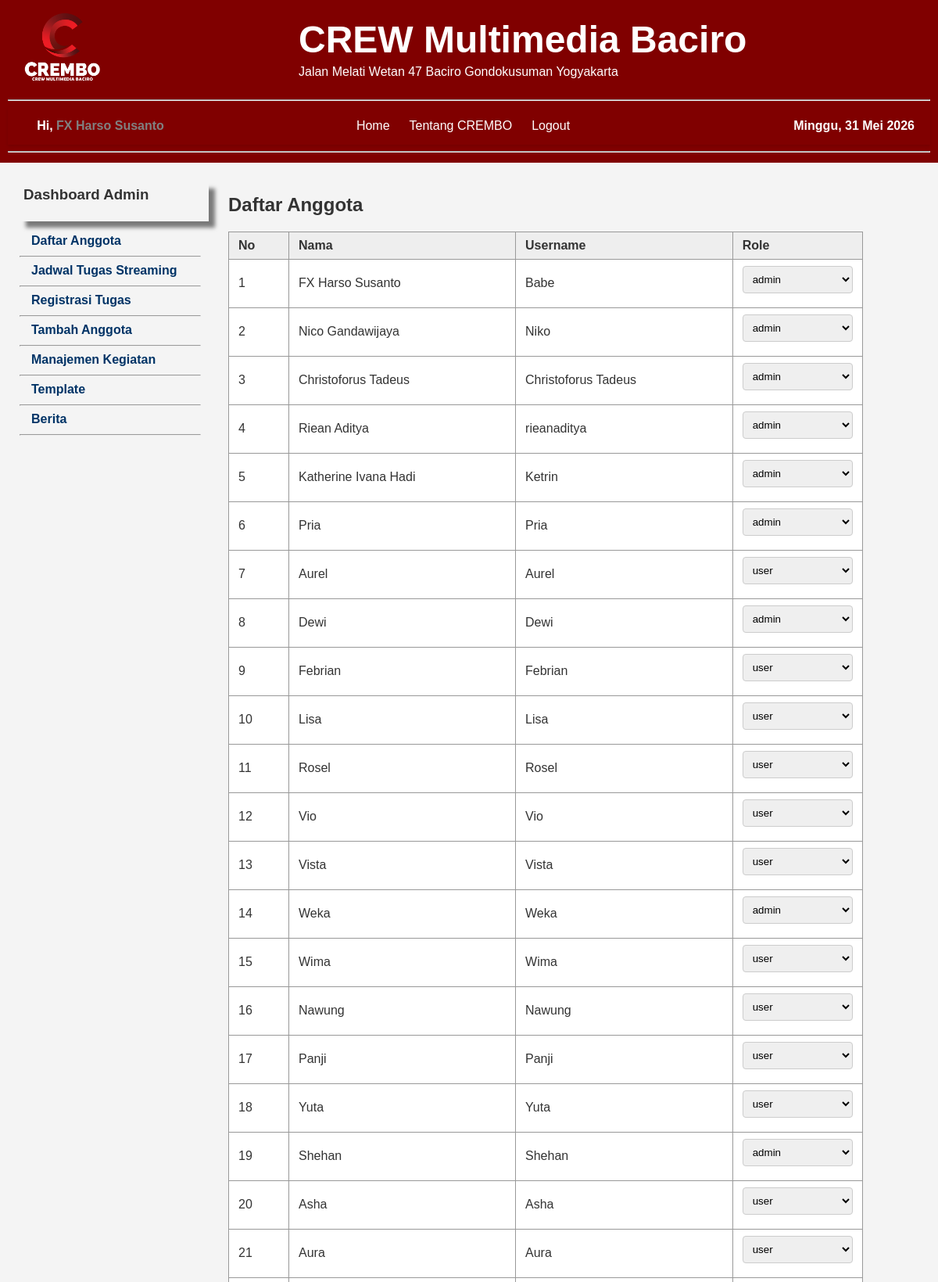
Page /ubah_role (signed in, upper part) on the committed database.
### tables this page shows
CREATE TABLE anggota (
   id INTEGER PRIMARY KEY AUTOINCREMENT,
   nama TEXT,
   username TEXT,
   telp TEXT,
   password TEXT,
   role TEXT
, tgl_lahir TEXT, email TEXT);

### app.py (the view)
@app.route('/ubah_role', methods=['GET', 'POST'])
def ubah_role():
    if 'username' not in session or session['role'] != 'admin':
        return redirect(url_for('login'))
    with sqlite3.connect(DB_NAME) as conn:
        c = conn.cursor()
        if request.method == 'POST':
            uname = request.form['username']
            new_role = request.form['role']
            c.execute("UPDATE anggota SET role=? WHERE username=?", (new_role, uname))
            conn.commit()
            flash(f"Role {uname} diubah jadi {new_role}")
        c.execute("SELECT nama, username, role FROM anggota")
        users = c.fetchall()
    return render_template('role.html', users=users)

### templates/role.html (shortened to what this page needs)
{% extends 'base.html' %}
{% block content %}
<h2>Daftar Anggota</h2>
<table>
    <thead>
        <tr>
            <th>No</th>
            <th>Nama</th>
            <th>Username</th>
            <th>Role</th>
        </tr>
    </thead>
    <tbody>
        {% for nama, username, role in users %}
        <tr>
            <td>{{ loop.index }}</td>
            <td>{{ nama }}</td>
            <td>{{ username }}</td>
            <td>
                <form method="POST" style="margin:0;">
                    <select name="role" onchange="this.form.submit()">
                        <option value="user" {% if role == 'user' %}selected{% endif %}>user</option>
                        <option value="admin" {% if role == 'admin' %}selected{% endif %}>admin</option>
                    </select>
                </form>
            </td>
        </tr>
        {% endfor %}
    </tbody>
</table>
{% endblock %}

### templates/base.html (shortened to what this page needs)
<!DOCTYPE html>
<html lang="id">
<head>
    <link rel="stylesheet" href="{{ url_for('static', filename='style.css') }}">
</head>
<body>
<header>
    <div class="header-container">
        <div class="header-left">
            <img src="{{ url_for('static', filename='Logow.png') }}" alt="Logo" class="logo">
        </div>
         <div class="header-right">
            <h1 class="judul-besar">CREW Multimedia Baciro</h1>
            <p class="alamat">Jalan Melati Wetan 47 Baciro Gondokusuman  Yogyakarta</p>
        </div>
    </div>
    <hr>
<nav class="nav-bar">
    <div class="nav-container">
        <div class="nav-left">
            {% if session.get('username') %}
                <div class="user-info">
                    <b> Hi, <a href="{{ url_for('profil') }}">{{ nama }}</a></b>
                </div>
            {% endif %}
        </div>
        <div class="nav-center">
        <ul class="menu">
            {% if session.get('username') %}
                {% if session.get('role') == 'admin' %}
                     <li><a href="{{ url_for('dashboard') }}">Home</a></li>
                     <li><a href="#">Tentang CREMBO</a></li>
                     <li><a href="{{ url_for('logout') }}">Logout</a></li>
                {% else %}
                     <li><a href="{{ url_for('dashboard') }}">Home</a></li>
                     <li><a href="#">Tentang CREMBO</a></li>
                     <li><a href="{{ url_for('logout') }}">Logout</a></li>
                {% endif %}
            {% else %}
                <li><a href="{{ url_for('index') }}">Home</a></li>
                <li><a href="{{ url_for('lihat_tugas') }}">Petugas Streaming</a></li>
                <li><a href="#">Tentang CREMBO</a></li>
                <li><a href="{{ url_for('login') }}">Login</a></li>
            {% endif %}
        </ul>
        </div>
        <div class="nav-right">
            <div class="user-info">{{ hari_ini }}</div>
        </div>
    </div>
</nav>
<hr>
</header>
<main>
    <div class="{% if session.get('username') %}dashboard-container{% else %}non-dashboard{% endif %}">
        {% if session.get('username') %}
        <div class="sidebar">
            <div class="sidedashboard">
                <h3>
                    {% if session['role'] == 'admin' %}
                        Dashboard Admin
                    {% else %}
                        Dashboard User
                    {% endif %}
                </h3>
            </div>
            <ul>
                {% if session['role'] == 'admin' %}
                    <li><a href="{{ url_for('ubah_role') }}">Daftar Anggota</a></li><hr>
                    <li><a href="{{ url_for('lihat_tugas') }}">Jadwal Tugas Streaming</a></li><hr>
                    <li><a href="{{ url_for('register_tugas') }}">Registrasi Tugas</a></li><hr>
                    <li><a href="{{ url_for('tambah_anggota') }}">Tambah Anggota</a></li><hr>
                    <li><a href="{{ url_for('admin_kegiatan_list') }}">Manajemen Kegiatan</a></li><hr>
                    <li><a href="#">Template</a></li><hr>
                    <li><a href="#">Berita</a></li><hr>
                {% else %}
                    <li><a href="{{ url_for('lihat_tugas') }}">Jadwal Tugas Streaming</a></li><hr>
                    <li><a href="{{ url_for('register_tugas') }}">Registrasi Tugas</a></li><hr>
                {% endif %}
            </ul>
        </div>
        {% endif %}
        <div class="dashboard-content">
            {% block content %}{% endblock %}
        </div>
    </div>
</main>
</body>
</html>

### static/style.css (style rules this page uses)
body { font-family: Arial, sans-serif; background-color: #f4f4f4; color: #333; margin: 0; padding: 0; }
main { padding: 20px; }
header, footer { background-color: maroon; color: white; padding: 5px 10px; }
.header-container { display: flex; align-items: center; gap: 10px; padding: 10px 20px; }
.header-left { flex: 0 0 30%; }
.logo { max-width: 100px; height: auto; }
.header-right { flex: 1; display: flex; flex-direction: column; justify-content: center; align-items: flex-start; }
.judul-besar { font-size: 48px; margin: 0; font-weight: bold; text-align: left; }
.alamat { font-size: 16px; margin: 5px 0 0 0; text-align: left; }
a { color: grey; text-decoration: none; }
input[type="text"], input[type="password"], input[type="date"], input[type="time"], select { padding: 8px; width: 100%; margin-bottom: 10px; border: 1px solid #ccc; border-radius: 4px; }
table { border-collapse: collapse; width: 100%; margin-top: 20px; background-color: white; }
table, th, td { border: 1px solid #999; }
th, td { padding: 8px 12px; text-align: left; }
th { background-color: #eee; }
.nav-bar { background-color: maroon; padding: 10px 0; box-shadow: 0 2px 4px rgba(0,0,0,0.1); }
.nav-container { display: flex; width: 100%; max-width: 100%; }
.nav-left, .nav-center, .nav-right { display: flex; align-items: center; justify-content: center; padding: 5px; color: white; }
.nav-left { width: 20%; }
.nav-center { width: 60%; justify-content: center; }
.nav-right { width: 20%; justify-content: flex-end; padding-right: 20px; }
.menu { list-style-type: none; margin: 0; padding: 0; display: flex; gap: 15px; align-items: center; justify-content: center; background-color: maroon; }
.menu li { background: maroon; padding: 0 5px; border-radius: 4px; }
.menu li a { text-decoration: none; color: white; font-weight: normal; padding: 0; margin: 0; }
.user-info { font-weight: bold; color: white; }
.dashboard-container { display: flex; gap: 30px; margin-top: 0px; }
.sidebar { width: 20%; background-color: #f4f4f4; padding: 5px; }
.sidedashboard { width: 100%; box-shadow: 8px 8px 5px rgba(0,0,0,0.5); background-color: #grey; padding: 5px; }
.sidebar h3 { margin-top: 0; }
.sidebar ul { list-style-type: none; padding-left: 0; }
.sidebar ul li { margin-bottom: 10px; margin-left: 15px; pargin-top: 5px; }
.sidebar ul li a { color: #003366; font-weight: bold; }
.dashboard-content { width: 70%; }

### rows in the picture
anggota: nama "FX Harso Susanto", username "Babe", role "admin"
anggota: nama "Nico Gandawijaya", username "Niko", role "admin"
anggota: nama "Christoforus Tadeus", username "Christoforus Tadeus", role "admin"
anggota: nama "Riean Aditya", username "rieanaditya", role "admin"
anggota: nama "Katherine Ivana Hadi", username "Ketrin", role "admin"
anggota: nama "Pria", username "Pria", role "admin"
anggota: nama "Aurel", username "Aurel", role "user"
anggota: nama "Dewi", username "Dewi", role "admin"
anggota: nama "Febrian", username "Febrian", role "user"
anggota: nama "Lisa", username "Lisa", role "user"
anggota: nama "Rosel", username "Rosel", role "user"
anggota: nama "Vio", username "Vio", role "user"
anggota: nama "Vista", username "Vista", role "user"
anggota: nama "Weka", username "Weka", role "admin"
anggota: nama "Wima", username "Wima", role "user"
anggota: nama "Nawung", username "Nawung", role "user"
anggota: nama "Panji", username "Panji", role "user"
anggota: nama "Yuta", username "Yuta", role "user"
anggota: nama "Shehan", username "Shehan", role "admin"
anggota: nama "Asha", username "Asha", role "user"
anggota: nama "Aura", username "Aura", role "user"

### other values in the picture
{{ hari_ini }} "Minggu, 31 Mei 2026"
